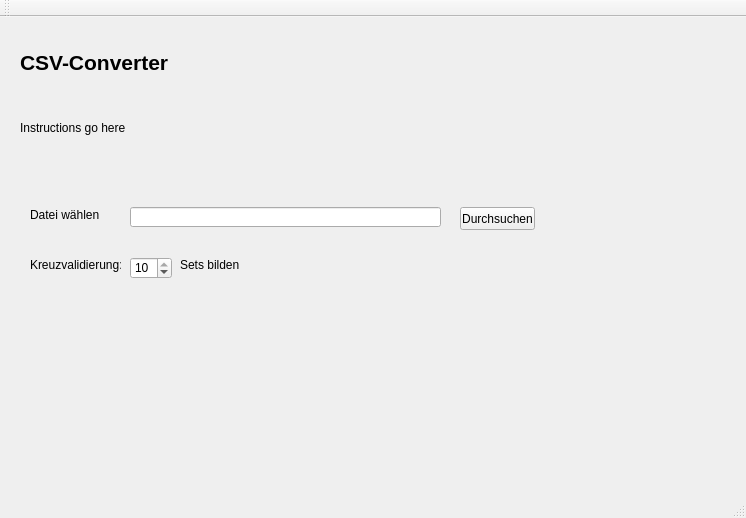
<?xml version="1.0" encoding="UTF-8"?>
<ui version="4.0">
 <class>MainWindow</class>
 <widget class="QMainWindow" name="MainWindow">
  <property name="geometry">
   <rect>
    <x>0</x>
    <y>0</y>
    <width>746</width>
    <height>518</height>
   </rect>
  </property>
  <property name="windowTitle">
   <string>MainWindow</string>
  </property>
  <widget class="QWidget" name="centralWidget">
   <widget class="QLabel" name="label">
    <property name="geometry">
     <rect>
      <x>20</x>
      <y>20</y>
      <width>191</width>
      <height>51</height>
     </rect>
    </property>
    <property name="font">
     <font>
      <pointsize>16</pointsize>
      <weight>75</weight>
      <bold>true</bold>
     </font>
    </property>
    <property name="text">
     <string>CSV-Converter</string>
    </property>
   </widget>
   <widget class="QLabel" name="label_2">
    <property name="geometry">
     <rect>
      <x>20</x>
      <y>80</y>
      <width>621</width>
      <height>61</height>
     </rect>
    </property>
    <property name="text">
     <string>Instructions go here</string>
    </property>
   </widget>
   <widget class="QLabel" name="label_3">
    <property name="geometry">
     <rect>
      <x>30</x>
      <y>190</y>
      <width>71</width>
      <height>16</height>
     </rect>
    </property>
    <property name="text">
     <string>Datei wählen</string>
    </property>
   </widget>
   <widget class="QLineEdit" name="filePath">
    <property name="geometry">
     <rect>
      <x>130</x>
      <y>190</y>
      <width>311</width>
      <height>20</height>
     </rect>
    </property>
   </widget>
   <widget class="QPushButton" name="pathButton">
    <property name="geometry">
     <rect>
      <x>460</x>
      <y>190</y>
      <width>75</width>
      <height>23</height>
     </rect>
    </property>
    <property name="text">
     <string>Durchsuchen</string>
    </property>
   </widget>
   <widget class="QLabel" name="label_4">
    <property name="geometry">
     <rect>
      <x>30</x>
      <y>240</y>
      <width>91</width>
      <height>16</height>
     </rect>
    </property>
    <property name="text">
     <string>Kreuzvalidierung:</string>
    </property>
   </widget>
   <widget class="QSpinBox" name="numSets">
    <property name="geometry">
     <rect>
      <x>130</x>
      <y>240</y>
      <width>42</width>
      <height>22</height>
     </rect>
    </property>
    <property name="minimum">
     <number>2</number>
    </property>
    <property name="maximum">
     <number>10</number>
    </property>
    <property name="value">
     <number>10</number>
    </property>
   </widget>
   <widget class="QLabel" name="label_5">
    <property name="geometry">
     <rect>
      <x>180</x>
      <y>240</y>
      <width>171</width>
      <height>16</height>
     </rect>
    </property>
    <property name="text">
     <string>Sets bilden</string>
    </property>
   </widget>
  </widget>
  <widget class="QMenuBar" name="menuBar">
   <property name="geometry">
    <rect>
     <x>0</x>
     <y>0</y>
     <width>746</width>
     <height>21</height>
    </rect>
   </property>
  </widget>
  <widget class="QToolBar" name="mainToolBar">
   <attribute name="toolBarArea">
    <enum>TopToolBarArea</enum>
   </attribute>
   <attribute name="toolBarBreak">
    <bool>false</bool>
   </attribute>
  </widget>
  <widget class="QStatusBar" name="statusBar"/>
 </widget>
 <layoutdefault spacing="6" margin="11"/>
 <resources/>
 <connections/>
</ui>
